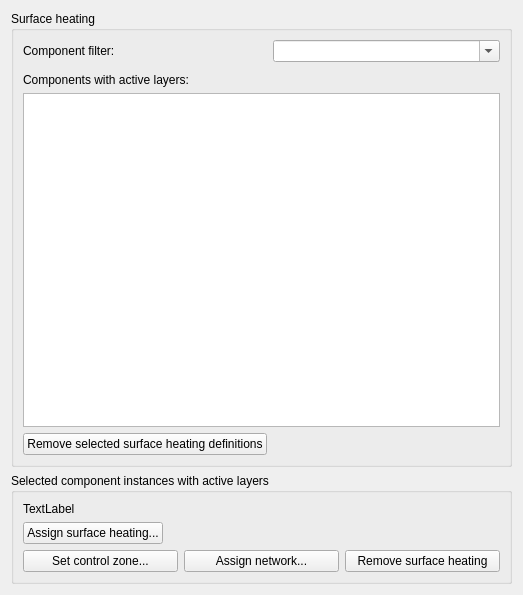
<?xml version="1.0" encoding="UTF-8"?>
<ui version="4.0">
 <class>SVPropBuildingSurfaceHeatingWidget</class>
 <widget class="QWidget" name="SVPropBuildingSurfaceHeatingWidget">
  <property name="geometry">
   <rect>
    <x>0</x>
    <y>0</y>
    <width>523</width>
    <height>595</height>
   </rect>
  </property>
  <property name="windowTitle">
   <string>Form</string>
  </property>
  <layout class="QVBoxLayout" name="verticalLayout">
   <item>
    <widget class="QGroupBox" name="groupBox_7">
     <property name="title">
      <string>Surface heating</string>
     </property>
     <layout class="QGridLayout" name="gridLayout_11">
      <item row="4" column="0">
       <widget class="QPushButton" name="pushButtonRemoveSurfaceHeating">
        <property name="text">
         <string>Remove selected surface heating definitions</string>
        </property>
        <property name="iconSize">
         <size>
          <width>24</width>
          <height>24</height>
         </size>
        </property>
       </widget>
      </item>
      <item row="0" column="1">
       <widget class="QComboBox" name="comboBoxSurfaceHeatingComponentFilter">
        <property name="editable">
         <bool>true</bool>
        </property>
       </widget>
      </item>
      <item row="3" column="0" colspan="2">
       <widget class="QTableWidget" name="tableWidgetSurfaceHeating">
        <property name="selectionMode">
         <enum>QAbstractItemView::ExtendedSelection</enum>
        </property>
       </widget>
      </item>
      <item row="4" column="1">
       <spacer name="horizontalSpacer_9">
        <property name="orientation">
         <enum>Qt::Horizontal</enum>
        </property>
        <property name="sizeHint" stdset="0">
         <size>
          <width>280</width>
          <height>20</height>
         </size>
        </property>
       </spacer>
      </item>
      <item row="0" column="0">
       <widget class="QLabel" name="label_6">
        <property name="text">
         <string>Component filter:</string>
        </property>
       </widget>
      </item>
      <item row="2" column="0" colspan="2">
       <widget class="QLabel" name="label_8">
        <property name="text">
         <string>Components with active layers:</string>
        </property>
       </widget>
      </item>
      <item row="1" column="0">
       <spacer name="verticalSpacer_2">
        <property name="orientation">
         <enum>Qt::Vertical</enum>
        </property>
        <property name="sizeType">
         <enum>QSizePolicy::Fixed</enum>
        </property>
        <property name="sizeHint" stdset="0">
         <size>
          <width>20</width>
          <height>5</height>
         </size>
        </property>
       </spacer>
      </item>
     </layout>
    </widget>
   </item>
   <item>
    <widget class="QGroupBox" name="groupBoxSelectedComponent2">
     <property name="title">
      <string>Selected component instances with active layers</string>
     </property>
     <layout class="QGridLayout" name="gridLayout">
      <item row="1" column="0" colspan="3">
       <layout class="QHBoxLayout" name="horizontalLayout">
        <item>
         <widget class="QPushButton" name="pushButtonAssignSurfaceHeating">
          <property name="text">
           <string>Assign surface heating...</string>
          </property>
          <property name="iconSize">
           <size>
            <width>24</width>
            <height>24</height>
           </size>
          </property>
         </widget>
        </item>
        <item>
         <spacer name="horizontalSpacer_10">
          <property name="orientation">
           <enum>Qt::Horizontal</enum>
          </property>
          <property name="sizeHint" stdset="0">
           <size>
            <width>299</width>
            <height>22</height>
           </size>
          </property>
         </spacer>
        </item>
       </layout>
      </item>
      <item row="2" column="0">
       <widget class="QPushButton" name="pushButtonAssignSurfaceHeatingControlZone">
        <property name="text">
         <string>Set control zone...</string>
        </property>
        <property name="iconSize">
         <size>
          <width>24</width>
          <height>24</height>
         </size>
        </property>
       </widget>
      </item>
      <item row="2" column="1">
       <widget class="QPushButton" name="pushButtonAssignSurfaceHeatingNetwork">
        <property name="text">
         <string>Assign network...</string>
        </property>
        <property name="iconSize">
         <size>
          <width>24</width>
          <height>24</height>
         </size>
        </property>
       </widget>
      </item>
      <item row="2" column="2">
       <widget class="QPushButton" name="pushButtonRemoveSelectedSurfaceHeating">
        <property name="text">
         <string>Remove surface heating</string>
        </property>
       </widget>
      </item>
      <item row="0" column="0" colspan="3">
       <widget class="QLabel" name="labelSelectedCIWithActiveLayer">
        <property name="sizePolicy">
         <sizepolicy hsizetype="Expanding" vsizetype="Preferred">
          <horstretch>0</horstretch>
          <verstretch>0</verstretch>
         </sizepolicy>
        </property>
        <property name="text">
         <string>TextLabel</string>
        </property>
       </widget>
      </item>
     </layout>
    </widget>
   </item>
  </layout>
 </widget>
 <resources/>
 <connections/>
</ui>
